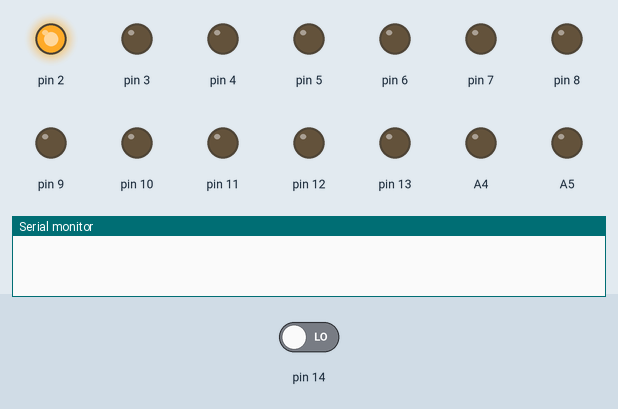
Recording of a sketch running on a simulated Arduino Uno, built with avr-gcc and run on an emulated ATmega328P. On the bench: output pins drawn as LEDs (lit = HIGH), the last lines printed to the serial monitor. Inputs (shaded band) come from the test bench; at power-on: pin 14 LOW.

Above: at 0.1 s.
At 4.1 s:
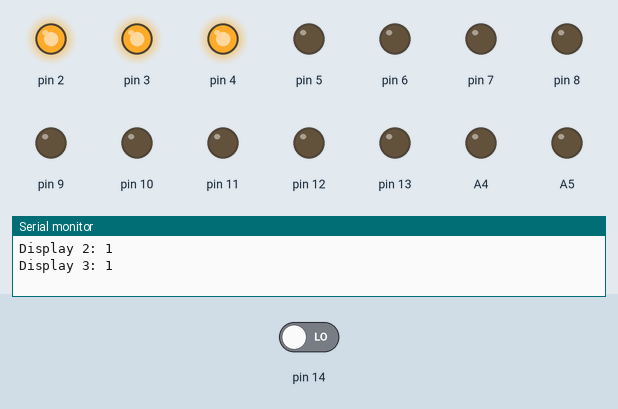
At 8.1 s:
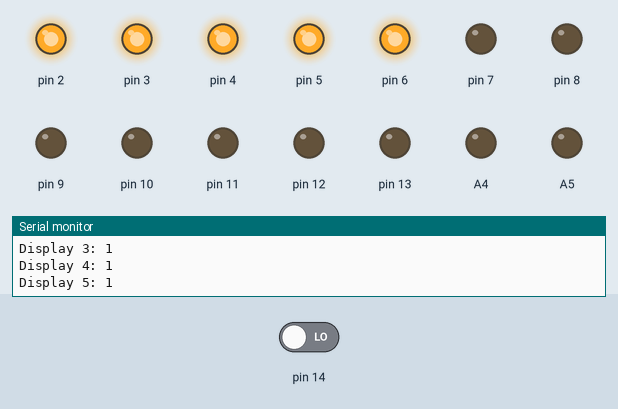
At 18.1 s:
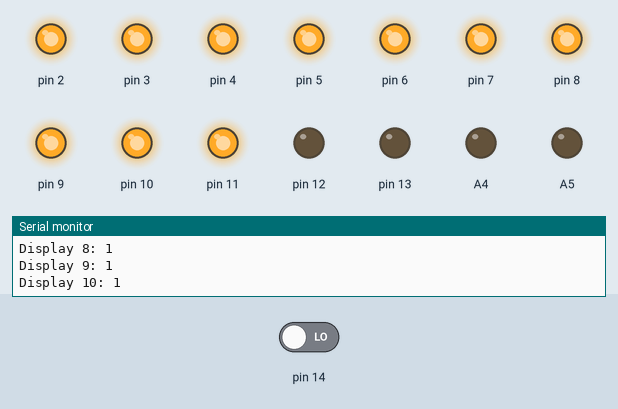
At 28.1 s:
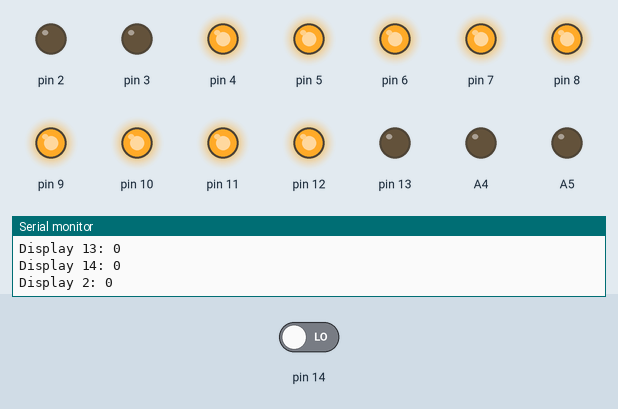
At 38.1 s:
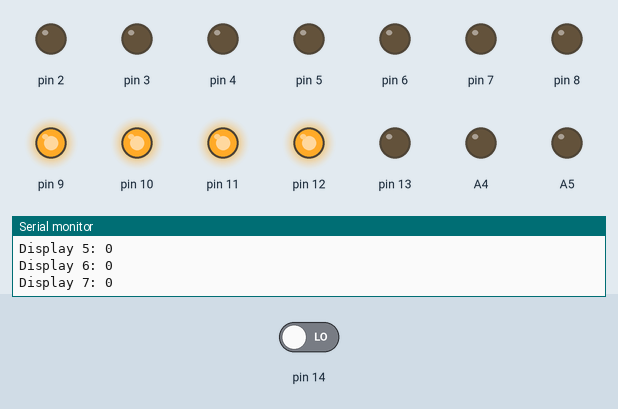
Timing chart, 0 to 39.6 s (numbered marks = the images above):
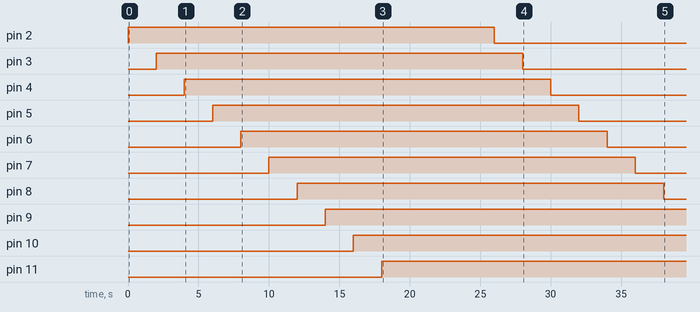

Measured:
- by itself, pin 2: LOW → HIGH at 0.00 s, → LOW 26.0 s later
- by itself, pin 3: LOW → HIGH at 2.0 s, → LOW 26.0 s later
- by itself, pin 4: LOW → HIGH at 4.0 s, → LOW 26.0 s later
- by itself, pin 5: LOW → HIGH at 6.0 s, → LOW 26.0 s later
- by itself, pin 6: LOW → HIGH at 8.0 s, → LOW 26.0 s later
- by itself, pin 7: LOW → HIGH at 10.0 s, → LOW 26.0 s later
- by itself, pin 8: LOW → HIGH at 12.0 s, → LOW 26.0 s later
- by itself, pin 9: LOW → HIGH at 14.0 s

The sketch:

Display_2.0.ino
```cpp
void setup() {

  Serial.begin(9600);
  for (int c = 2; c <= 13; c++) {
    pinMode(c, OUTPUT);
  }
}

void loop() {

  for (int c = 2; c <= 14; c++) {

    if (c == 13) {

      analogWrite(A5, !analogRead(A5));

    } else if (c == 14) {

      analogWrite(A4, !analogRead(A4));

    } else if (c > 0 and c < 13) {

      digitalWrite(c, !digitalRead(c));

    }
    delay(2000);

    Serial.print("Display ");
    Serial.print(c);
    Serial.print(": ");
    Serial.print(digitalRead(c));
    Serial.println("");
  }
}
```
